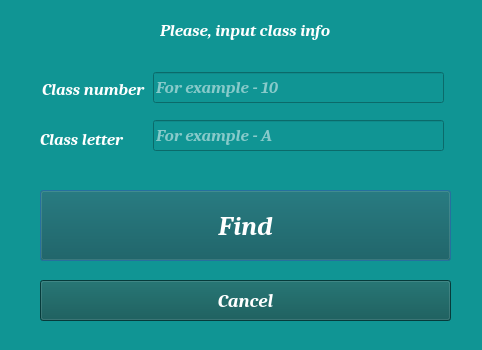
<?xml version="1.0" encoding="UTF-8"?>
<ui version="4.0">
 <class>check_class</class>
 <widget class="QDialog" name="check_class">
  <property name="geometry">
   <rect>
    <x>0</x>
    <y>0</y>
    <width>482</width>
    <height>350</height>
   </rect>
  </property>
  <property name="windowTitle">
   <string>Choose class</string>
  </property>
  <property name="styleSheet">
   <string notr="true">
color: rgb(255, 255, 255);
background-color: rgb(16, 149, 148);

</string>
  </property>
  <widget class="QPushButton" name="find_button">
   <property name="geometry">
    <rect>
     <x>40</x>
     <y>190</y>
     <width>411</width>
     <height>71</height>
    </rect>
   </property>
   <property name="font">
    <font>
     <family>Cambria</family>
     <pointsize>20</pointsize>
     <italic>true</italic>
     <bold>true</bold>
    </font>
   </property>
   <property name="cursor">
    <cursorShape>OpenHandCursor</cursorShape>
   </property>
   <property name="styleSheet">
    <string notr="true">background-color: rgb(29, 35, 35);
background-color: rgb(9, 83, 82);
color: rgb(255, 255, 255);</string>
   </property>
   <property name="text">
    <string>Find</string>
   </property>
  </widget>
  <widget class="QPushButton" name="cancel_button">
   <property name="geometry">
    <rect>
     <x>40</x>
     <y>280</y>
     <width>411</width>
     <height>41</height>
    </rect>
   </property>
   <property name="font">
    <font>
     <family>Cambria</family>
     <pointsize>14</pointsize>
     <italic>true</italic>
     <bold>true</bold>
    </font>
   </property>
   <property name="cursor">
    <cursorShape>OpenHandCursor</cursorShape>
   </property>
   <property name="styleSheet">
    <string notr="true">background-color: rgb(29, 35, 35);
background-color: rgb(9, 83, 82);
color: rgb(255, 255, 255);</string>
   </property>
   <property name="text">
    <string>Cancel</string>
   </property>
  </widget>
  <widget class="QLabel" name="label">
   <property name="geometry">
    <rect>
     <x>160</x>
     <y>10</y>
     <width>181</width>
     <height>41</height>
    </rect>
   </property>
   <property name="font">
    <font>
     <family>Cambria</family>
     <pointsize>13</pointsize>
     <italic>true</italic>
     <bold>true</bold>
    </font>
   </property>
   <property name="styleSheet">
    <string notr="true">color: rgb(255, 255, 255);</string>
   </property>
   <property name="text">
    <string>Please, input class info</string>
   </property>
  </widget>
  <widget class="QLabel" name="label_3">
   <property name="geometry">
    <rect>
     <x>40</x>
     <y>130</y>
     <width>101</width>
     <height>18</height>
    </rect>
   </property>
   <property name="font">
    <font>
     <family>Cambria</family>
     <pointsize>13</pointsize>
     <italic>true</italic>
     <bold>true</bold>
    </font>
   </property>
   <property name="styleSheet">
    <string notr="true">color: rgb(255, 255, 255);</string>
   </property>
   <property name="text">
    <string>Class letter</string>
   </property>
  </widget>
  <widget class="QLabel" name="label_2">
   <property name="geometry">
    <rect>
     <x>42</x>
     <y>80</y>
     <width>111</width>
     <height>18</height>
    </rect>
   </property>
   <property name="font">
    <font>
     <family>Cambria</family>
     <pointsize>13</pointsize>
     <italic>true</italic>
     <bold>true</bold>
    </font>
   </property>
   <property name="styleSheet">
    <string notr="true">color: rgb(255, 255, 255);</string>
   </property>
   <property name="text">
    <string>Class number</string>
   </property>
  </widget>
  <widget class="QLineEdit" name="class_num_label">
   <property name="geometry">
    <rect>
     <x>153</x>
     <y>72</y>
     <width>291</width>
     <height>31</height>
    </rect>
   </property>
   <property name="font">
    <font>
     <family>Cambria</family>
     <pointsize>13</pointsize>
     <italic>true</italic>
     <bold>true</bold>
    </font>
   </property>
   <property name="styleSheet">
    <string notr="true">color: rgb(255, 255, 255);</string>
   </property>
   <property name="maxLength">
    <number>2</number>
   </property>
   <property name="placeholderText">
    <string>For example - 10</string>
   </property>
  </widget>
  <widget class="QLineEdit" name="class_letter_label">
   <property name="geometry">
    <rect>
     <x>153</x>
     <y>120</y>
     <width>291</width>
     <height>31</height>
    </rect>
   </property>
   <property name="font">
    <font>
     <family>Cambria</family>
     <pointsize>13</pointsize>
     <italic>true</italic>
     <bold>true</bold>
    </font>
   </property>
   <property name="styleSheet">
    <string notr="true">color: rgb(255, 255, 255);</string>
   </property>
   <property name="text">
    <string/>
   </property>
   <property name="maxLength">
    <number>1</number>
   </property>
   <property name="placeholderText">
    <string>For example - A</string>
   </property>
  </widget>
 </widget>
 <tabstops>
  <tabstop>class_num_label</tabstop>
  <tabstop>class_letter_label</tabstop>
  <tabstop>find_button</tabstop>
  <tabstop>cancel_button</tabstop>
 </tabstops>
 <resources/>
 <connections/>
</ui>
